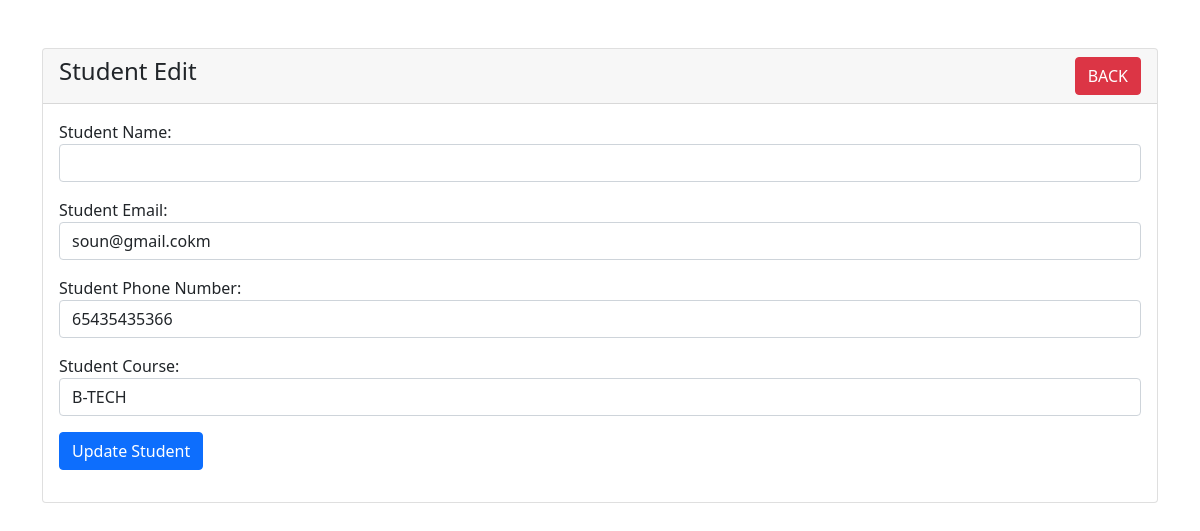
/student_edit.php?id=7, run on the app's committed database.
### tables this page shows
CREATE TABLE `students` (
  `id` int(11) NOT NULL,
  `name` varchar(200) NOT NULL,
  `email` varchar(200) NOT NULL,
  `phone` varchar(200) NOT NULL,
  `course` varchar(200) NOT NULL
);

### student_edit.php (the view, shortened to what this page needs)
<?php
    require 'dbcon.php';
?>
<!doctype html>
<html lang="en">
  <head>
    <link href="https://cdn.jsdelivr.net/npm/bootstrap@5.0.2/dist/css/bootstrap.min.css" rel="stylesheet">
  </head>
  <body>
    <div class="container mt-5">
        <div class="row">
            <div class="col-mod-12">
                <div class="card">
                    <div class="card-header">
                        <h4>Student Edit
                            <a href="index.php" class="btn btn-danger float-end">BACK</a>
                        </h4>
                    </div>
                    <div class="card-body">
                        <?php
                            if(isset($_GET['id']))
                            {
                                $student_id = mysqli_real_escape_string($con,$_GET['id']);
                                $query = "SELECT * from students where id='$student_id'";
                                $query_run = mysqli_query($con, $query);
                                if(mysqli_num_rows($query_run) > 0)
                                {
                                    $student = mysqli_fetch_array($query_run);
                                    ?>
                            <form action="code.php" method="post">
                                <div class="mb-3">
                                    <label>Student Name:</label>
                                    <input type="text" name="name" value="<?=$student['name'];?>" class="form-control">
                                </div>
                                <div class="mb-3">
                                    <label>Student Email:</label>
                                    <input type="email" name="email" value="<?=$student['email'];?>" class="form-control">
                                </div>
                                <div class="mb-3">
                                    <label>Student Phone Number:</label>
                                    <input type="text" name="phone" value="<?=$student['phone'];?>" class="form-control">
                                </div>
                                <div class="mb-3">
                                    <label>Student Course:</label>
                                    <input type="text" name="course" value="<?=$student['course'];?>" class="form-control">
                                </div>
                                <div class="mb-3">
                                <button type="submit" name="update_student" class="btn btn-primary">Update Student</button>
                                </div>
                            </form>
                        <?php
                                }
                                else{
                                    echo"<h4>No such id found</h4>";
                                }
                            }
                         ?>
                    </div>
                </div>
            </div>
        </div>
    </div>
  </body>
</html>

### data on the page
students: email "soun@gmail.cokm", phone "65435435366", course "B-TECH"
